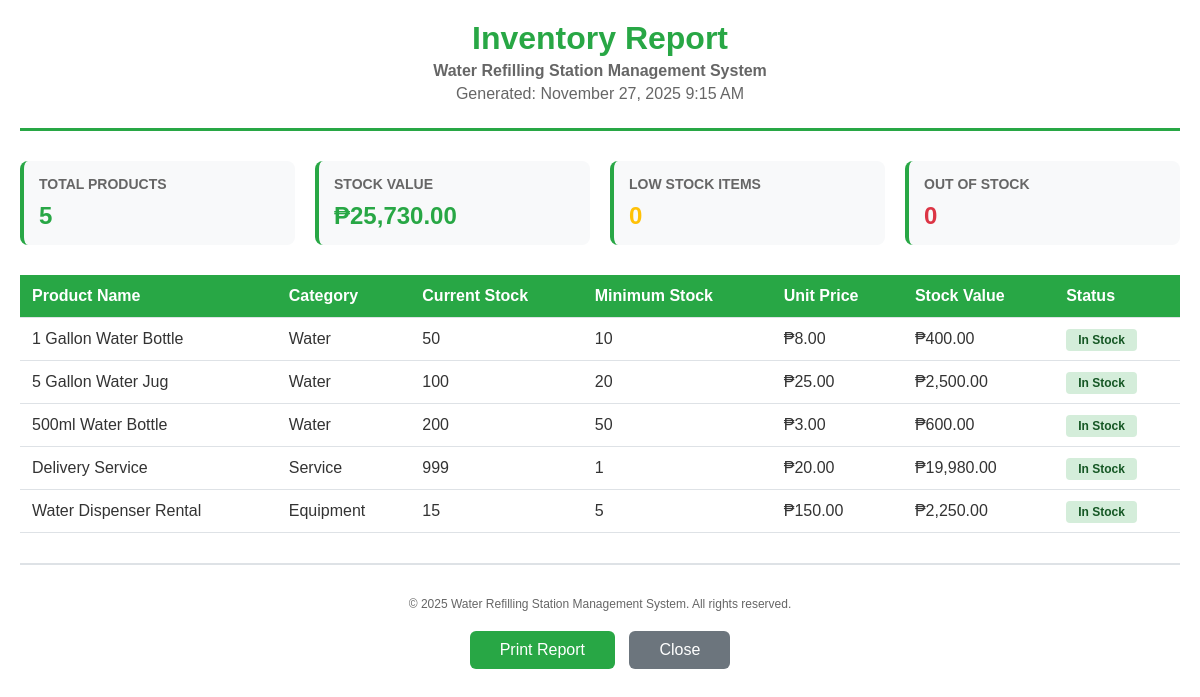
The app's page /backend/admin/reports/generate_inventory_report.php (signed in) with its own data.
### tables this page shows
CREATE TABLE `products` (
  `id` int(11) NOT NULL AUTO_INCREMENT,
  `name` varchar(100) NOT NULL,
  `description` text,
  `category` varchar(50) DEFAULT NULL,
  `unit_price` decimal(10,2) NOT NULL,
  `status` enum('active','inactive') DEFAULT 'active',
  `created_at` timestamp NULL DEFAULT CURRENT_TIMESTAMP,
  `updated_at` timestamp NULL DEFAULT CURRENT_TIMESTAMP ON UPDATE CURRENT_TIMESTAMP,
  PRIMARY KEY (`id`)
);

### backend/admin/reports/generate_inventory_report.php (the view, shortened to what this page needs)
<?php
require_once '../../config/db.php';
$stmt = $pdo->query("
    SELECT
        p.id,
        p.name as product_name,
        p.category,
        p.unit_price,
        COALESCE(i.current_stock, 0) as current_stock,
        COALESCE(i.minimum_stock, 10) as minimum_stock,
        CASE
            WHEN COALESCE(i.current_stock, 0) = 0 THEN 'Out of Stock'
            WHEN COALESCE(i.current_stock, 0) > 0 AND COALESCE(i.current_stock, 0) < COALESCE(i.minimum_stock, 10) THEN 'Low Stock'
            ELSE 'In Stock'
        END as stock_status,
        COALESCE(i.current_stock, 0) * p.unit_price as stock_value
    FROM products p
    LEFT JOIN inventory i ON p.id = i.product_id
    WHERE p.status = 'active'
    ORDER BY p.name ASC
");
$inventory = $stmt->fetchAll(PDO::FETCH_ASSOC);
$total_products = count($inventory);
$total_stock_value = array_sum(array_column($inventory, 'stock_value'));
$low_stock_count = count(array_filter($inventory, fn($item) => $item['stock_status'] === 'Low Stock'));
$out_of_stock_count = count(array_filter($inventory, fn($item) => $item['stock_status'] === 'Out of Stock'));
?>
<!DOCTYPE html>
<html>
<head>
</head>
<body>
    <div class="header">
        <h1>Inventory Report</h1>
        <p><strong>Water Refilling Station Management System</strong></p>
        <p>Generated: <?php echo date('F d, Y g:i A'); ?></p>
    </div>
    <div class="summary">
        <div class="summary-card">
            <h3>Total Products</h3>
            <div class="value"><?php echo number_format($total_products); ?></div>
        </div>
        <div class="summary-card">
            <h3>Stock Value</h3>
            <div class="value">₱<?php echo number_format($total_stock_value, 2); ?></div>
        </div>
        <div class="summary-card">
            <h3>Low Stock Items</h3>
            <div class="value" style="color: #ffc107;"><?php echo number_format($low_stock_count); ?></div>
        </div>
        <div class="summary-card">
            <h3>Out of Stock</h3>
            <div class="value" style="color: #dc3545;"><?php echo number_format($out_of_stock_count); ?></div>
        </div>
    </div>
    <table>
        <thead>
            <tr>
                <th>Product Name</th>
                <th>Category</th>
                <th>Current Stock</th>
                <th>Minimum Stock</th>
                <th>Unit Price</th>
                <th>Stock Value</th>
                <th>Status</th>
            </tr>
        </thead>
        <tbody>
            <?php if (empty($inventory)): ?>
                <tr>
                    <td colspan="7" style="text-align: center; padding: 40px;">No inventory records found</td>
                </tr>
            <?php else: ?>
                <?php foreach ($inventory as $item): ?>
                    <tr>
                        <td><?php echo htmlspecialchars($item['product_name']); ?></td>
                        <td><?php echo htmlspecialchars($item['category']); ?></td>
                        <td><?php echo number_format($item['current_stock']); ?></td>
                        <td><?php echo number_format($item['minimum_stock']); ?></td>
                        <td>₱<?php echo number_format($item['unit_price'], 2); ?></td>
                        <td>₱<?php echo number_format($item['stock_value'], 2); ?></td>
                        <td>
                            <span class="stock-status <?php echo strtolower(str_replace(' ', '-', $item['stock_status'])); ?>">
                                <?php echo $item['stock_status']; ?>
                            </span>
                        </td>
                    </tr>
                <?php endforeach; ?>
            <?php endif; ?>
        </tbody>
    </table>
    <div class="footer">
        <p>&copy; <?php echo date('Y'); ?> Water Refilling Station Management System. All rights reserved.</p>
    </div>
    <div class="no-print" style="text-align: center; margin-top: 20px;">
        <button onclick="window.print()" style="padding: 10px 30px; background: #28a745; color: white; border: none; border-radius: 6px; cursor: pointer; font-size: 16px;">Print Report</button>
        <button onclick="window.close()" style="padding: 10px 30px; background: #6c757d; color: white; border: none; border-radius: 6px; cursor: pointer; font-size: 16px; margin-left: 10px;">Close</button>
    </div>
</body>
</html>

### backend/admin/reports/generate_inventory_report.php (style rules this page uses)
body { font-family: Arial, sans-serif; margin: 20px; color: #333; }
.header { text-align: center; margin-bottom: 30px; border-bottom: 3px solid #28a745; padding-bottom: 20px; }
.header h1 { margin: 0; color: #28a745; }
.header p { margin: 5px 0; color: #666; }
.summary { display: grid; grid-template-columns: repeat(4, 1fr); gap: 20px; margin-bottom: 30px; }
.summary-card { background: #f8f9fa; padding: 15px; border-radius: 8px; border-left: 4px solid #28a745; }
.summary-card h3 { margin: 0 0 10px 0; font-size: 14px; color: #666; text-transform: uppercase; }
.summary-card .value { font-size: 24px; font-weight: bold; color: #28a745; }
table { width: 100%; border-collapse: collapse; margin-bottom: 30px; }
th, td { padding: 12px; text-align: left; border-bottom: 1px solid #dee2e6; }
th { background: #28a745; color: white; font-weight: 600; }
.stock-status { padding: 4px 12px; border-radius: 4px; font-size: 12px; font-weight: 600; }
.stock-status.in-stock { background: #d4edda; color: #155724; }
.footer { text-align: center; margin-top: 30px; padding-top: 20px; border-top: 2px solid #dee2e6; color: #666; font-size: 12px; }

### records on screen
products: name "1 Gallon Water Bottle", category "Water", current_stock "50", minimum_stock "10", unit_price "8.00", stock_value "400.00", stock_status "In Stock"
products: name "5 Gallon Water Jug", category "Water", current_stock "100", minimum_stock "20", unit_price "25.00", stock_value "2,500.00", stock_status "In Stock"
products: name "500ml Water Bottle", category "Water", current_stock "200", minimum_stock "50", unit_price "3.00", stock_value "600.00", stock_status "In Stock"
products: name "Delivery Service", category "Service", current_stock "999", minimum_stock "1", unit_price "20.00", stock_value "19,980.00", stock_status "In Stock"
products: name "Water Dispenser Rental", category "Equipment", current_stock "15", minimum_stock "5", unit_price "150.00", stock_value "2,250.00", stock_status "In Stock"

### other values on screen
$total_products "5"
$total_stock_value "25,730.00"
$low_stock_count "0"
$out_of_stock_count "0"
